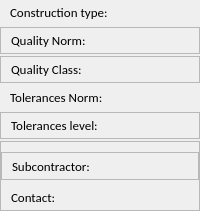
                <widget class="QWidget" name="parentQualityInfoContainer" native="true">
                 <layout class="QHBoxLayout" name="horizontalLayout_6" stretch="0">
                  <property name="spacing">
                   <number>0</number>
                  </property>
                  <property name="leftMargin">
                   <number>0</number>
                  </property>
                  <property name="topMargin">
                   <number>0</number>
                  </property>
                  <property name="rightMargin">
                   <number>0</number>
                  </property>
                  <property name="bottomMargin">
                   <number>0</number>
                  </property>
                  <item alignment="Qt::AlignTop">
                   <widget class="QWidget" name="widget_3" native="true">
                    <layout class="QVBoxLayout" name="verticalLayout_17">
                     <property name="spacing">
                      <number>2</number>
                     </property>
                     <property name="leftMargin">
                      <number>0</number>
                     </property>
                     <property name="topMargin">
                      <number>0</number>
                     </property>
                     <property name="rightMargin">
                      <number>0</number>
                     </property>
                     <property name="bottomMargin">
                      <number>0</number>
                     </property>
                     <item>
                      <widget class="QFrame" name="frame_43">
                       <layout class="QHBoxLayout" name="horizontalLayout_11">
                        <property name="spacing">
                         <number>0</number>
                        </property>
                        <property name="leftMargin">
                         <number>0</number>
                        </property>
                        <property name="topMargin">
                         <number>0</number>
                        </property>
                        <property name="rightMargin">
                         <number>0</number>
                        </property>
                        <property name="bottomMargin">
                         <number>0</number>
                        </property>
                        <item>
                         <widget class="QLabel" name="label_44">
                          <property name="minimumSize">
                           <size>
                            <width>170</width>
                            <height>0</height>
                           </size>
                          </property>
                          <property name="font">
                           <font>
                            <family>Calibri</family>
                            <pointsize>10</pointsize>
                            <weight>50</weight>
                            <italic>false</italic>
                            <bold>false</bold>
                           </font>
                          </property>
                          <property name="text">
                           <string>Construction type:</string>
                          </property>
                          <property name="alignment">
                           <set>Qt::AlignLeading|Qt::AlignLeft|Qt::AlignVCenter</set>
                          </property>
                          <property name="indent">
                           <number>10</number>
                          </property>
                         </widget>
                        </item>
                        <item>
                         <widget class="QLabel" name="label_12">
                          <property name="minimumSize">
                           <size>
                            <width>0</width>
                            <height>25</height>
                           </size>
                          </property>
                          <property name="text">
                           <string/>
                          </property>
                          <property name="indent">
                           <number>20</number>
                          </property>
                         </widget>
                        </item>
                       </layout>
                      </widget>
                     </item>
                     <item>
                      <widget class="QFrame" name="frame_44">
                       <property name="frameShape">
                        <enum>QFrame::StyledPanel</enum>
                       </property>
                       <property name="frameShadow">
                        <enum>QFrame::Raised</enum>
                       </property>
                       <layout class="QHBoxLayout" name="horizontalLayout_12">
                        <property name="spacing">
                         <number>0</number>
                        </property>
                        <property name="leftMargin">
                         <number>0</number>
                        </property>
                        <property name="topMargin">
                         <number>0</number>
                        </property>
                        <property name="rightMargin">
                         <number>0</number>
                        </property>
                        <property name="bottomMargin">
                         <number>0</number>
                        </property>
                        <item>
                         <widget class="QLabel" name="label_48">
                          <property name="minimumSize">
                           <size>
                            <width>170</width>
                            <height>0</height>
                           </size>
                          </property>
                          <property name="font">
                           <font>
                            <family>Calibri</family>
                            <pointsize>10</pointsize>
                            <weight>50</weight>
                            <italic>false</italic>
                            <bold>false</bold>
                           </font>
                          </property>
                          <property name="text">
                           <string>Quality Norm:</string>
                          </property>
                          <property name="alignment">
                           <set>Qt::AlignLeading|Qt::AlignLeft|Qt::AlignVCenter</set>
                          </property>
                          <property name="indent">
                           <number>10</number>
                          </property>
                         </widget>
                        </item>
                        <item>
                         <widget class="QLabel" name="label_13">
                          <property name="minimumSize">
                           <size>
                            <width>0</width>
                            <height>25</height>
                           </size>
                          </property>
                          <property name="text">
                           <string/>
                          </property>
                          <property name="indent">
                           <number>20</number>
                          </property>
                         </widget>
                        </item>
                       </layout>
                      </widget>
                     </item>
                     <item>
                      <widget class="QFrame" name="frame_45">
                       <property name="frameShape">
                        <enum>QFrame::StyledPanel</enum>
                       </property>
                       <property name="frameShadow">
                        <enum>QFrame::Raised</enum>
                       </property>
                       <layout class="QHBoxLayout" name="horizontalLayout_13">
                        <property name="spacing">
                         <number>0</number>
                        </property>
                        <property name="leftMargin">
                         <number>0</number>
                        </property>
                        <property name="topMargin">
                         <number>0</number>
                        </property>
                        <property name="rightMargin">
                         <number>0</number>
                        </property>
                        <property name="bottomMargin">
                         <number>0</number>
                        </property>
                        <item>
                         <widget class="QLabel" name="label_49">
                          <property name="minimumSize">
                           <size>
                            <width>170</width>
                            <height>0</height>
                           </size>
                          </property>
                          <property name="font">
                           <font>
                            <family>Calibri</family>
                            <pointsize>10</pointsize>
                            <weight>50</weight>
                            <italic>false</italic>
                            <bold>false</bold>
                           </font>
                          </property>
                          <property name="text">
                           <string>Quality Class:</string>
                          </property>
                          <property name="alignment">
                           <set>Qt::AlignLeading|Qt::AlignLeft|Qt::AlignVCenter</set>
                          </property>
                          <property name="indent">
                           <number>10</number>
                          </property>
                         </widget>
                        </item>
                        <item>
                         <widget class="QLabel" name="label_15">
                          <property name="minimumSize">
                           <size>
                            <width>0</width>
                            <height>25</height>
                           </size>
                          </property>
                          <property name="text">
                           <string/>
                          </property>
                          <property name="indent">
                           <number>20</number>
                          </property>
                         </widget>
                        </item>
                       </layout>
                      </widget>
                     </item>
                     <item>
                      <widget class="QFrame" name="frame_47">
                       <layout class="QHBoxLayout" name="horizontalLayout_18">
                        <property name="spacing">
                         <number>0</number>
                        </property>
                        <property name="leftMargin">
                         <number>0</number>
                        </property>
                        <property name="topMargin">
                         <number>0</number>
                        </property>
                        <property name="rightMargin">
                         <number>0</number>
                        </property>
                        <property name="bottomMargin">
                         <number>0</number>
                        </property>
                        <item>
                         <widget class="QLabel" name="label_50">
                          <property name="minimumSize">
                           <size>
                            <width>170</width>
                            <height>0</height>
                           </size>
                          </property>
                          <property name="font">
                           <font>
                            <family>Calibri</family>
                            <pointsize>10</pointsize>
                            <weight>50</weight>
                            <italic>false</italic>
                            <bold>false</bold>
                           </font>
                          </property>
                          <property name="text">
                           <string>Tolerances Norm:</string>
                          </property>
                          <property name="alignment">
                           <set>Qt::AlignLeading|Qt::AlignLeft|Qt::AlignVCenter</set>
                          </property>
                          <property name="indent">
                           <number>10</number>
                          </property>
                         </widget>
                        </item>
                        <item>
                         <widget class="QLabel" name="label_16">
                          <property name="minimumSize">
                           <size>
                            <width>0</width>
                            <height>25</height>
                           </size>
                          </property>
                          <property name="text">
                           <string/>
                          </property>
                          <property name="indent">
                           <number>20</number>
                          </property>
                         </widget>
                        </item>
                       </layout>
                      </widget>
                     </item>
                     <item>
                      <widget class="QFrame" name="frame_48">
                       <property name="frameShape">
                        <enum>QFrame::StyledPanel</enum>
                       </property>
                       <property name="frameShadow">
                        <enum>QFrame::Raised</enum>
                       </property>
                       <layout class="QHBoxLayout" name="horizontalLayout_32">
                        <property name="spacing">
                         <number>0</number>
                        </property>
                        <property name="leftMargin">
                         <number>0</number>
                        </property>
                        <property name="topMargin">
                         <number>0</number>
                        </property>
                        <property name="rightMargin">
                         <number>0</number>
                        </property>
                        <property name="bottomMargin">
                         <number>0</number>
                        </property>
                        <item>
                         <widget class="QLabel" name="label_51">
                          <property name="minimumSize">
                           <size>
                            <width>170</width>
                            <height>0</height>
                           </size>
                          </property>
                          <property name="font">
                           <font>
                            <family>Calibri</family>
                            <pointsize>10</pointsize>
                            <weight>50</weight>
                            <italic>false</italic>
                            <bold>false</bold>
                           </font>
                          </property>
                          <property name="text">
                           <string>Tolerances level:</string>
                          </property>
                          <property name="alignment">
                           <set>Qt::AlignLeading|Qt::AlignLeft|Qt::AlignVCenter</set>
                          </property>
                          <property name="indent">
                           <number>10</number>
                          </property>
                         </widget>
                        </item>
                        <item>
                         <widget class="QLabel" name="label_17">
                          <property name="minimumSize">
                           <size>
                            <width>0</width>
                            <height>25</height>
                           </size>
                          </property>
                          <property name="text">
                           <string/>
                          </property>
                          <property name="indent">
                           <number>20</number>
                          </property>
                         </widget>
                        </item>
                       </layout>
                      </widget>
                     </item>
                     <item>
                      <widget class="QFrame" name="frame_19">
                       <property name="frameShape">
                        <enum>QFrame::StyledPanel</enum>
                       </property>
                       <property name="frameShadow">
                        <enum>QFrame::Raised</enum>
                       </property>
                       <layout class="QVBoxLayout" name="verticalLayout_16">
                        <property name="spacing">
                         <number>5</number>
                        </property>
                        <property name="leftMargin">
                         <number>0</number>
                        </property>
                        <property name="topMargin">
                         <number>10</number>
                        </property>
                        <property name="rightMargin">
                         <number>0</number>
                        </property>
                        <property name="bottomMargin">
                         <number>0</number>
                        </property>
                        <item alignment="Qt::AlignTop">
                         <widget class="QFrame" name="frame_49">
                          <property name="sizePolicy">
                           <sizepolicy hsizetype="Preferred" vsizetype="Preferred">
                            <horstretch>0</horstretch>
                            <verstretch>0</verstretch>
                           </sizepolicy>
                          </property>
                          <property name="frameShape">
                           <enum>QFrame::StyledPanel</enum>
                          </property>
                          <property name="frameShadow">
                           <enum>QFrame::Raised</enum>
                          </property>
                          <layout class="QHBoxLayout" name="horizontalLayout_14">
                           <property name="spacing">
                            <number>0</number>
                           </property>
                           <property name="leftMargin">
                            <number>0</number>
                           </property>
                           <property name="topMargin">
                            <number>0</number>
                           </property>
                           <property name="rightMargin">
                            <number>0</number>
                           </property>
                           <property name="bottomMargin">
                            <number>0</number>
                           </property>
                           <item>
                            <widget class="QLabel" name="label_14">
                             <property name="sizePolicy">
                              <sizepolicy hsizetype="Preferred" vsizetype="Preferred">
                               <horstretch>0</horstretch>
                               <verstretch>0</verstretch>
                              </sizepolicy>
                             </property>
                             <property name="minimumSize">
                              <size>
                               <width>0</width>
                               <height>0</height>
                              </size>
                             </property>
                             <property name="font">
                              <font>
                               <family>Calibri</family>
                               <pointsize>10</pointsize>
                               <weight>50</weight>
                               <italic>false</italic>
                               <bold>false</bold>
                              </font>
                             </property>
                             <property name="text">
                              <string>Subcontractor:</string>
                             </property>
                             <property name="alignment">
                              <set>Qt::AlignLeading|Qt::AlignLeft|Qt::AlignVCenter</set>
                             </property>
                             <property name="margin">
                              <number>0</number>
                             </property>
                             <property name="indent">
                              <number>10</number>
                             </property>
                            </widget>
                           </item>
                           <item>
                            <widget class="QLabel" name="label_18">
                             <property name="minimumSize">
                              <size>
                               <width>0</width>
                               <height>26</height>
                              </size>
                             </property>
                             <property name="text">
                              <string/>
                             </property>
                             <property name="indent">
                              <number>20</number>
                             </property>
                            </widget>
                           </item>
                          </layout>
                         </widget>
                        </item>
                        <item alignment="Qt::AlignTop">
                         <widget class="QFrame" name="frame_50">
                          <property name="sizePolicy">
                           <sizepolicy hsizetype="Preferred" vsizetype="Preferred">
                            <horstretch>0</horstretch>
                            <verstretch>0</verstretch>
                           </sizepolicy>
                          </property>
                          <property name="frameShape">
                           <enum>QFrame::NoFrame</enum>
                          </property>
                          <property name="frameShadow">
                           <enum>QFrame::Sunken</enum>
                          </property>
                          <property name="lineWidth">
                           <number>0</number>
                          </property>
                          <layout class="QHBoxLayout" name="horizontalLayout_17">
                           <property name="spacing">
                            <number>0</number>
                           </property>
                           <property name="leftMargin">
                            <number>0</number>
                           </property>
                           <property name="topMargin">
                            <number>0</number>
                           </property>
                           <property name="rightMargin">
                            <number>0</number>
                           </property>
                           <property name="bottomMargin">
                            <number>0</number>
                           </property>
                           <item>
                            <widget class="QLabel" name="label_52">
                             <property name="minimumSize">
                              <size>
                               <width>0</width>
                               <height>0</height>
                              </size>
                             </property>
                             <property name="font">
                              <font>
                               <family>Calibri</family>
                               <pointsize>10</pointsize>
                               <weight>50</weight>
                               <italic>false</italic>
                               <bold>false</bold>
                              </font>
                             </property>
                             <property name="text">
                              <string>Contact:</string>
                             </property>
                             <property name="alignment">
                              <set>Qt::AlignLeading|Qt::AlignLeft|Qt::AlignVCenter</set>
                             </property>
                             <property name="indent">
                              <number>10</number>
                             </property>
                            </widget>
                           </item>
                           <item>
                            <widget class="QLabel" name="label_19">
                             <property name="minimumSize">
                              <size>
                               <width>0</width>
                               <height>25</height>
                              </size>
                             </property>
                             <property name="text">
                              <string/>
                             </property>
                             <property name="indent">
                              <number>20</number>
                             </property>
                            </widget>
                           </item>
                          </layout>
                         </widget>
                        </item>
                       </layout>
                      </widget>
                     </item>
                    </layout>
                   </widget>
                  </item>
                 </layout>
                </widget>
